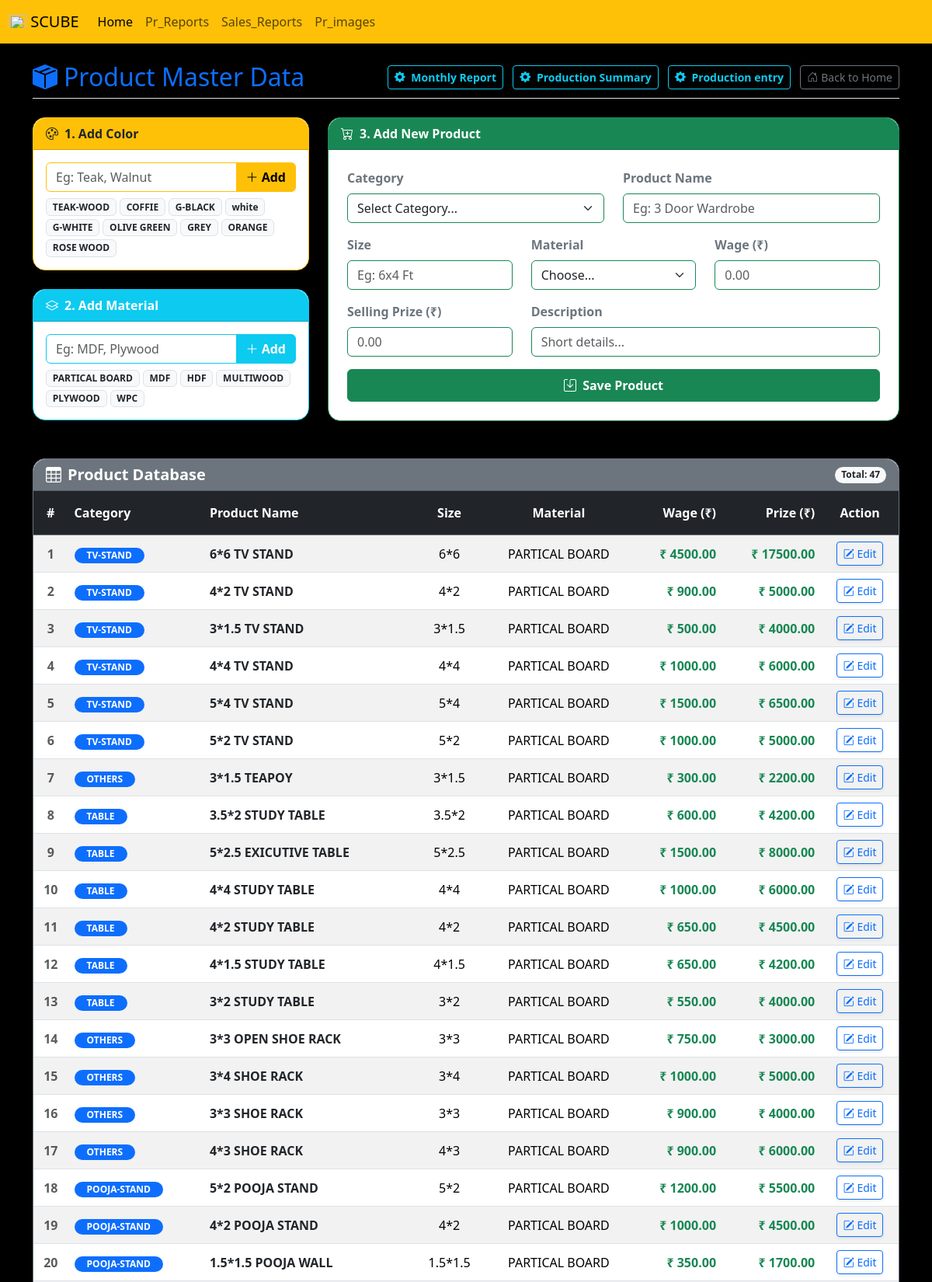
/product-master/ (signed in, upper part), run on the app's committed database.
### manager/models.py (models this page shows, shortened)
class BoardColor(models.Model):
    color = models.CharField(max_length=100, unique=True)

class BoardMaterial(models.Model):
    material = models.CharField(max_length=100, unique=True)

class ProductItem(models.Model):
    pb_category = models.CharField(choices=Catogory_choice, max_length=50, verbose_name="Category")
    pb_name = models.CharField(max_length=150, unique=True, verbose_name="Product Name")
    pb_size = models.CharField(max_length=100, null=True, blank=True, verbose_name="Size")
    pb_material = models.CharField(max_length=100, null=True, blank=True, verbose_name="Material")
    pb_wage = models.DecimalField(max_digits=10, decimal_places=2, default=0, verbose_name="Wage")
    pb_prize = models.DecimalField(max_digits=10, decimal_places=2, default=0, verbose_name="Prize")
    pb_description = models.TextField(null=True, blank=True, verbose_name="Description")

### manager/views.py (the view, shortened to what this page needs)
# urls.py: path('product-master/', views.product_master, name='product_master'),
@user_passes_test(is_pb_worker_or_admin)
def product_master(request):
    colors = BoardColor.objects.all()
    materials = BoardMaterial.objects.all()
    products = ProductItem.objects.all().order_by('-id')
    context = {'colors': colors, 'materials': materials, 'products': products, 'categories': Catogory_choice}
    return render(request, 'product_master.html', context)

### manager/views.py (called while the page is built)
def is_pb_worker_or_admin(user):
    return user.is_authenticated and (user.is_superuser or user.username == 'pb_worker')

### manager/templates/product_master.html (shortened to what this page needs)
{% extends 'blank_layout.html' %}
{% block content %}
<body class="bg-light">
    <div class="container mt-4 mb-5">
        <div class="d-flex justify-content-between align-items-center mb-4 border-bottom pb-2">
            <h2 class="text-primary m-0"><i class="bi bi-box-seam-fill me-2"></i>Product Master Data</h2>
            <div>
                 <a href="{% url 'wage_report_current' %}" class="btn btn-outline-info btn-sm fw-bold me-2 shadow-sm"><i class="bi bi-gear-fill me-1"></i> Monthly Report</a>
                 <a href="{% url 'board_production_summary' %}" class="btn btn-outline-info btn-sm fw-bold me-2 shadow-sm"><i class="bi bi-gear-fill me-1"></i> Production Summary</a>
                <a href="{% url 'board_production_entry' %}" class="btn btn-outline-info btn-sm fw-bold me-2 shadow-sm"><i class="bi bi-gear-fill me-1"></i> Production entry</a>
                <a href="{% url 'home' %}" class="btn btn-outline-secondary btn-sm shadow-sm"><i class="bi bi-house-door me-1"></i>Back to Home</a>
            </div>
        </div>
        <div class="row g-4">
            <div class="col-md-4">
                <div class="card shadow-sm border-warning rounded-4 mb-4">
                    <div class="card-header bg-warning text-dark rounded-top-4 fw-bold">
                        <i class="bi bi-palette me-2"></i>1. Add Color
                    </div>
                    <div class="card-body p-3">
                        <form method="POST" action="{% url 'product_master' %}">
                            <div class="input-group mb-2">
                                <input type="text" name="color" class="form-control border-warning" placeholder="Eg: Teak, Walnut" required>
                                <button type="submit" name="add_color" class="btn btn-warning fw-bold"><i class="bi bi-plus-lg"></i> Add</button>
                            </div>
                            <div class="d-flex flex-wrap gap-1 mt-2">
                                {% for c in colors %}
                                    <span class="badge bg-light text-dark border">{{ c.color }}</span>
                                {% endfor %}
                            </div>
                        </form>
                    </div>
                </div>
                <div class="card shadow-sm border-info rounded-4">
                    <div class="card-header bg-info text-white rounded-top-4 fw-bold">
                        <i class="bi bi-layers me-2"></i>2. Add Material
                    </div>
                    <div class="card-body p-3">
                        <form method="POST" action="{% url 'product_master' %}">
                            <div class="input-group mb-2">
                                <input type="text" name="material" class="form-control border-info" placeholder="Eg: MDF, Plywood" required>
                                <button type="submit" name="add_material" class="btn btn-info text-white fw-bold"><i class="bi bi-plus-lg"></i> Add</button>
                            </div>
                            <div class="d-flex flex-wrap gap-1 mt-2">
                                {% for m in materials %}
                                    <span class="badge bg-light text-dark border">{{ m.material }}</span>
                                {% endfor %}
                            </div>
                        </form>
                    </div>
                </div>
            </div>
            <div class="col-md-8">
                <div class="card shadow-sm border-success rounded-4 h-100">
                    <div class="card-header bg-success text-white rounded-top-4 fw-bold">
                        <i class="bi bi-cart-plus me-2"></i>3. Add New Product
                    </div>
                    <div class="card-body p-4">
                        <form method="POST" action="{% url 'product_master' %}">
                            <div class="row">
                                <div class="col-md-6 mb-3">
                                    <label class="form-label fw-bold text-secondary">Category</label>
                                    <select name="pb_category" class="form-select border-success" required>
                                        <option value="" disabled selected>Select Category...</option>
                                    </select>
                                </div>
                                <div class="col-md-6 mb-3">
                                    <label class="form-label fw-bold text-secondary">Product Name</label>
                                    <input type="text" name="pb_name" class="form-control border-success" placeholder="Eg: 3 Door Wardrobe" required>
                                </div>
                                <div class="col-md-4 mb-3">
                                    <label class="form-label fw-bold text-secondary">Size</label>
                                    <input type="text" name="pb_size" class="form-control border-success" placeholder="Eg: 6x4 Ft">
                                </div>
                                <div class="col-md-4 mb-3">
                                    <label class="form-label fw-bold text-secondary">Material</label>
                                    <select name="pb_material" class="form-select border-success">
                                        <option value="">Choose...</option>
                                    </select>
                                </div>
                                <div class="col-md-4 mb-3">
                                    <label class="form-label fw-bold text-secondary">Wage (₹)</label>
                                    <input type="number" step="0.01" name="pb_wage" class="form-control border-success" placeholder="0.00">
                                </div>
                                <div class="col-md-4 mb-3">
                                    <label class="form-label fw-bold text-secondary">Selling Prize (₹)</label>
                                    <input type="number" step="0.01" name="pb_prize" class="form-control border-success" placeholder="0.00" required>
                                </div>
                                <div class="col-md-8 mb-3">
                                    <label class="form-label fw-bold text-secondary">Description</label>
                                    <input type="text" name="pb_description" class="form-control border-success" placeholder="Short details...">
                                </div>
                            </div>
                            <button type="submit" name="add_product" class="btn btn-success fw-bold w-100 py-2">
                                <i class="bi bi-save me-1"></i> Save Product
                            </button>
                        </form>
                    </div>
                </div>
            </div>
        </div>
        <div class="row mt-5">
            <div class="col-12">
                <div class="card shadow-sm border-secondary rounded-4">
                    <div class="card-header bg-secondary text-white rounded-top-4 d-flex justify-content-between align-items-center">
                        <h5 class="mb-0 fw-bold"><i class="bi bi-table me-2"></i>Product Database</h5>
                        <span class="badge bg-light text-dark rounded-pill">Total: {{ products|length }}</span>
                    </div>
                    <div class="card-body p-0">
                        <div class="table-responsive">
                            <table class="table table-hover table-striped align-middle mb-0">
                                <thead class="table-dark text-center border-bottom border-secondary">
                                    <tr>
                                        <th class="py-3">#</th>
                                        <th class="py-3 text-start">Category</th>
                                        <th class="py-3 text-start">Product Name</th>
                                        <th class="py-3">Size</th>
                                        <th class="py-3">Material</th>
                                        <th class="py-3 text-end">Wage (₹)</th>
                                        <th class="py-3 text-end">Prize (₹)</th>
                                        <th class="py-3 text-center">Action</th>
                                    </tr>
                                </thead>
                                <tbody>
                                    {% for item in products %}
                                    <tr class="text-center">
                                        <td class="text-muted fw-bold">{{ forloop.counter }}</td>
                                        <td class="text-start"><span class="badge bg-primary rounded-pill px-3">{{ item.pb_category }}</span></td>
                                        <td class="text-start fw-bold text-dark">{{ item.pb_name }}</td>
                                        <td>{{ item.pb_size|default:"-" }}</td>
                                        <td>{{ item.pb_material|default:"-" }}</td>
                                        <td class="text-end fw-bold text-success fs-6">₹ {{ item.pb_wage }}</td>
                                        <td class="text-end fw-bold text-success fs-6">₹ {{ item.pb_prize }}</td>
                                        <td>
                                            <button class="btn btn-sm btn-outline-primary shadow-sm" data-bs-toggle="modal" data-bs-target="#editProductModal{{ item.id }}">
                                                <i class="bi bi-pencil-square"></i> Edit
                                            </button>
                                        </td>
                                    </tr>
                                    {% endfor %}
                                </tbody>
                            </table>
                        </div>
                    </div>
                </div>
            </div>
        </div>
    </div>
</body>
{% endblock %}

### data on the page
BoardColor: color "TEAK-WOOD"
BoardColor: color "COFFIE"
BoardColor: color "G-BLACK"
BoardColor: color "white"
BoardColor: color "G-WHITE"
BoardColor: color "OLIVE GREEN"
BoardColor: color "GREY"
BoardColor: color "ORANGE"
BoardColor: color "ROSE WOOD"
BoardMaterial: material "PARTICAL BOARD"
BoardMaterial: material "MDF"
BoardMaterial: material "HDF"
BoardMaterial: material "MULTIWOOD"
BoardMaterial: material "PLYWOOD"
BoardMaterial: material "WPC"
ProductItem: pb_category "TV-STAND", pb_name "6*6 TV STAND", pb_size "6*6", pb_material "PARTICAL BOARD", pb_wage "4500.00", pb_prize "17500.00"
ProductItem: pb_category "TV-STAND", pb_name "4*2 TV STAND", pb_size "4*2", pb_material "PARTICAL BOARD", pb_wage "900.00", pb_prize "5000.00"
ProductItem: pb_category "TV-STAND", pb_name "3*1.5 TV STAND", pb_size "3*1.5", pb_material "PARTICAL BOARD", pb_wage "500.00", pb_prize "4000.00"
ProductItem: pb_category "TV-STAND", pb_name "4*4 TV STAND", pb_size "4*4", pb_material "PARTICAL BOARD", pb_wage "1000.00", pb_prize "6000.00"
ProductItem: pb_category "TV-STAND", pb_name "5*4 TV STAND", pb_size "5*4", pb_material "PARTICAL BOARD", pb_wage "1500.00", pb_prize "6500.00"
ProductItem: pb_category "TV-STAND", pb_name "5*2 TV STAND", pb_size "5*2", pb_material "PARTICAL BOARD", pb_wage "1000.00", pb_prize "5000.00"
ProductItem: pb_category "OTHERS", pb_name "3*1.5 TEAPOY", pb_size "3*1.5", pb_material "PARTICAL BOARD", pb_wage "300.00", pb_prize "2200.00"
ProductItem: pb_category "TABLE", pb_name "3.5*2 STUDY TABLE", pb_size "3.5*2", pb_material "PARTICAL BOARD", pb_wage "600.00", pb_prize "4200.00"
ProductItem: pb_category "TABLE", pb_name "5*2.5 EXICUTIVE TABLE", pb_size "5*2.5", pb_material "PARTICAL BOARD", pb_wage "1500.00", pb_prize "8000.00"
ProductItem: pb_category "TABLE", pb_name "4*4 STUDY TABLE", pb_size "4*4", pb_material "PARTICAL BOARD", pb_wage "1000.00", pb_prize "6000.00"
ProductItem: pb_category "TABLE", pb_name "4*2 STUDY TABLE", pb_size "4*2", pb_material "PARTICAL BOARD", pb_wage "650.00", pb_prize "4500.00"
ProductItem: pb_category "TABLE", pb_name "4*1.5 STUDY TABLE", pb_size "4*1.5", pb_material "PARTICAL BOARD", pb_wage "650.00", pb_prize "4200.00"
ProductItem: pb_category "TABLE", pb_name "3*2 STUDY TABLE", pb_size "3*2", pb_material "PARTICAL BOARD", pb_wage "550.00", pb_prize "4000.00"
ProductItem: pb_category "OTHERS", pb_name "3*3 OPEN SHOE RACK", pb_size "3*3", pb_material "PARTICAL BOARD", pb_wage "750.00", pb_prize "3000.00"
ProductItem: pb_category "OTHERS", pb_name "3*4 SHOE RACK", pb_size "3*4", pb_material "PARTICAL BOARD", pb_wage "1000.00", pb_prize "5000.00"
ProductItem: pb_category "OTHERS", pb_name "3*3 SHOE RACK", pb_size "3*3", pb_material "PARTICAL BOARD", pb_wage "900.00", pb_prize "4000.00"
ProductItem: pb_category "OTHERS", pb_name "4*3 SHOE RACK", pb_size "4*3", pb_material "PARTICAL BOARD", pb_wage "900.00", pb_prize "6000.00"
ProductItem: pb_category "POOJA-STAND", pb_name "5*2 POOJA STAND", pb_size "5*2", pb_material "PARTICAL BOARD", pb_wage "1200.00", pb_prize "5500.00"
ProductItem: pb_category "POOJA-STAND", pb_name "4*2 POOJA STAND", pb_size "4*2", pb_material "PARTICAL BOARD", pb_wage "1000.00", pb_prize "4500.00"
ProductItem: pb_category "POOJA-STAND", pb_name "1.5*1.5 POOJA WALL", pb_size "1.5*1.5", pb_material "PARTICAL BOARD", pb_wage "350.00", pb_prize "1700.00"

### other printed values
{{ products|length }} "47"
